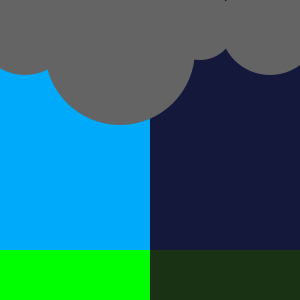
Frame 1 (no input)
Frame 60 (the mouse pressed at the canvas centre just before this capture): identical to frame 1, image omitted
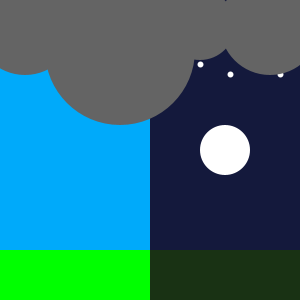
Frame 120 (the mouse held since frame 60 and released just before this capture)

The Processing sketch that drew these frames (run headless with seeded random() and noise(); from frame 60 on, the mouse is pressed at the canvas centre):

// Processing sketch: processing_35894
// ── processing_35894.pde

void setup() {
  size(300, 300);
  background(255);
}


//int for the percipitation when mouse is pressed
int y=0;


void draw() {

  //this controls the left sky
  noStroke();
  fill(0, 170, 250);
  rect(0, 0, 150, 250);

  //this controls the right sky
  fill(20, 25, 60);
  rect(150, 0, 150, 250);

  //this controls the sun and moon
  if (mouseX<width/2) { //the mouse is divided between two sides
    fill(225, 255, 0);
    ellipse(75, mouseY, 50, 50); //sun with Y axis movement
  }
  else { //if the mouse is not on the left then the right will do this
    fill(255);
    ellipse(225, mouseY, 50, 50); //moon with Y axis movement
  }

  //right side of the dark grass
  fill(25, 50, 20);
  rect(150, 250, 150, 50);

  //left side green grass
  fill(0, 255, 0);
  rect(0, 250, 150, 50);



  //this is what occurs once the mouse is pressed
  if (mousePressed) {

    //this controls the snow on the right side
    stroke(255);
    strokeWeight(6);
    point(160, y);
    point(180, y+10);
    point(200, y+5);
    point(230, y+15);
    point(240, y);
    point(250, y+5);
    point(280, y+15);

    //this controls the rain on the left side
    stroke(0, 0, 255);
    strokeWeight(2);
    point(20, y);
    point(30, y+10);
    point(50, y+5);
    point(60, y+15);
    point(70, y);
    point(90, y+5);
    point(110, y);
    point(120, y+10);
    point(140, y+5);
    y++;  //this makes the percipitation fall

    //resets the percipitation to start over once touches the ground
    if (y>height-25) {
      y=0;
    }
  }

  //this controls the clouds
  noStroke();
  fill(100);
  ellipse(25, 25, 100, 100);
  ellipse(120, 50, 150, 150);
  ellipse(200, 25, 70, 70);
  ellipse(270, 25, 100, 100);
}
